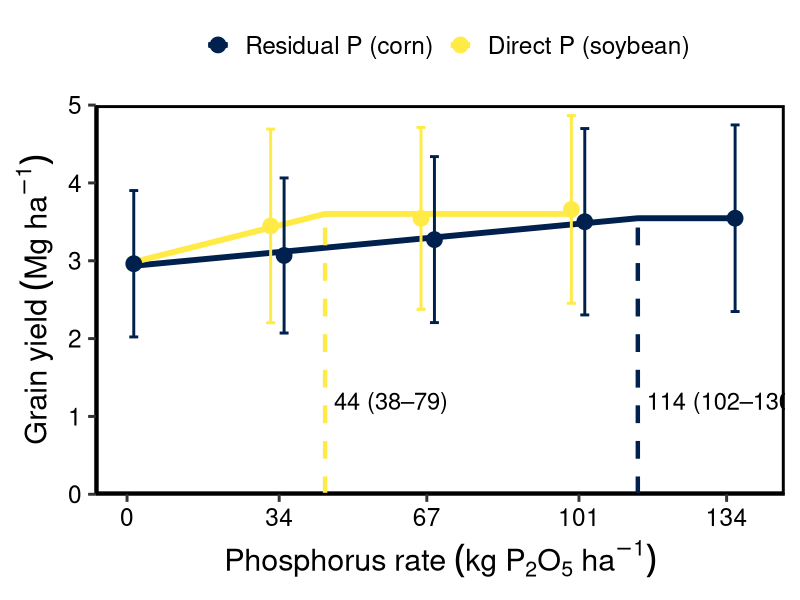

Reproduce this figure in R.
## ---- chunk 1
library(tidyverse)    # Core tidyverse packages
library(readxl)       # read Excel files
library(nlme)         # Non Linear Mix Effects 

## ---- chunk 2
# Import dataset
raw_data <- read_excel("soybean_P_response_dataset.xlsx", sheet = "data")

# Inspect structure
#str(raw_data)
## ---- chunk 3
# Residual P (corn phase): no direct P applied
df_corn_raw <- raw_data %>% 
  filter(P_soy == 0)

# Direct P (soybean phase): no residual P applied
df_soy_raw  <- raw_data %>% 
  filter(P_corn == 0)

# Define a common P variable for modeling
df_corn_raw$P <- df_corn_raw$P_corn
df_soy_raw$P  <- df_soy_raw$P_soy

## ---- chunk 4
nlmm_corn <- nlme(
  yield_mg_ha ~ ifelse(P < xs, a + b*P, a + b*xs),
  data = df_corn_raw,
  fixed = a + b + xs ~ 1,
  random = a ~ 1 | loc_num/rep,
  start = c(a = 3.0, b = 0.01, xs = 100),
  method = "REML"
)

summary(nlmm_corn)

## ---- chunk 5
# Function to extract fixed effects
boot_fun <- function(fit) {
  fixef(fit)
}

# Bootstrap
set.seed(123)

sites <- unique(df_corn_raw$loc_num)
R <- 1000

boot_mat_R <- matrix(NA, nrow = R, ncol = 3)

for (r in 1:R) {
  
  # Sample sites with replacement
  sampled_sites <- sample(sites, size = length(sites), replace = TRUE)
  
  # Build bootstrap dataset (preserve full site structure)
  d <- dplyr::bind_rows(
    lapply(sampled_sites, function(s) {
      df_corn_raw %>% dplyr::filter(loc_num == s)
    })
  )
  
  # Fit model
  fit <- try(
    suppressWarnings(
      nlme(
        yield_mg_ha ~ ifelse(P < xs, a + b*P, a + b*xs),
        data = d,
        fixed = a + b + xs ~ 1,
        random = a ~ 1 | loc_num/rep,
        start = c(a = 3.0, b = 0.01, xs = 100),  # key difference for corn
        method = "REML",
        control = nlmeControl(msMaxIter = 100)
      )
    ),
    silent = TRUE
  )
  
  # Store results if valid
  if (!inherits(fit, "try-error")) {
    vals <- fixef(fit)
    if (all(is.finite(vals))) {
      boot_mat_R[r, ] <- vals
    }
  }
}

# Extract xs (3rd parameter)
xs_vals_R <- boot_mat_R[, 3]
xs_vals_R <- xs_vals_R[!is.na(xs_vals_R)]

# Confidence interval
xs_ci_R <- quantile(xs_vals_R, c(0.025, 0.975))

xs_ci_R

## ---- chunk 6
nlmm_soy <- nlme(
  yield_mg_ha ~ ifelse(P < xs, a + b*P, a + b*xs),
  data = df_soy_raw,
  fixed = a + b + xs ~ 1,
  random = a ~ 1 | loc_num/rep,
  start = c(a = 3.0, b = 0.01, xs = 40),
  method = "REML"
)

summary(nlmm_soy)

## ---- chunk 7
# Function to extract fixed effects
boot_fun <- function(fit) {
  fixef(fit)
}

# Bootstrap
set.seed(123)

sites <- unique(df_soy_raw$loc_num)
R <- 1000

boot_mat <- matrix(NA, nrow = R, ncol = 3)

for (r in 1:R) {
  
  # Sample sites with replacement
  sampled_sites <- sample(sites, size = length(sites), replace = TRUE)
  
  # Build bootstrap dataset (duplicate sites if sampled multiple times)
  d <- dplyr::bind_rows(
    lapply(sampled_sites, function(s) {
      df_soy_raw %>% dplyr::filter(loc_num == s)
    })
  )
  
  # Fit model
  fit <- try(
    suppressWarnings(
      nlme(
        yield_mg_ha ~ ifelse(P < xs, a + b*P, a + b*xs),
        data = d,
        fixed = a + b + xs ~ 1,
        random = a ~ 1 | loc_num/rep,
        start = c(a = 3.0, b = 0.01, xs = 40),
        method = "REML",
        control = nlmeControl(msMaxIter = 100)
      )
    ),
    silent = TRUE
  )
  
  # Store results if valid
  if (!inherits(fit, "try-error")) {
    vals <- fixef(fit)
    if (all(is.finite(vals))) {
      boot_mat[r, ] <- vals
    }
  }
}

# Extract xs (3rd parameter)
xs_vals_D <- boot_mat[, 3]
xs_vals_D <- xs_vals_D[!is.na(xs_vals_D)]

# Confidence interval
xs_ci_D <- quantile(xs_vals_D, c(0.025, 0.975))

xs_ci_D

## ---- chunk 8
# Generate prediction curves

# Prediction grids
new_corn <- data.frame(P = seq(1, 136, by = 1))
new_soy  <- data.frame(P = seq(1, 100, by = 1))

# Population-level predictions
new_corn$y_pred <- predict(nlmm_corn, newdata = new_corn, level = 0)
new_soy$y_pred  <- predict(nlmm_soy,  newdata = new_soy,  level = 0)

# Combine
new_corn$type <- "Corn"
new_soy$type  <- "Soy"

df_pred <- bind_rows(new_corn, new_soy)

## ---- chunk 9
# Compute means and variability

# Residual P
df_obs_corn <- df_corn_raw %>%
  mutate(P = P_corn, type = "Corn") %>%
  group_by(type, P) %>%
  summarise(
    mean_y = mean(yield_mg_ha, na.rm = TRUE),
    sd = sd(yield_mg_ha, na.rm = TRUE),
    n = n(),
    se = sd / sqrt(n),
    .groups = "drop"
  ) %>%
  mutate(
    P_plot = P + 1.5,
    lower_sd = mean_y - sd,
    upper_sd = mean_y + sd
  )

# Direct P
df_obs_soy <- df_soy_raw %>%
  mutate(P = P_soy, type = "Soy") %>%
  group_by(type, P) %>%
  summarise(
    mean_y = mean(yield_mg_ha, na.rm = TRUE),
    sd = sd(yield_mg_ha, na.rm = TRUE),
    n = n(),
    se = sd / sqrt(n),
    .groups = "drop"
  ) %>%
  mutate(
    P_plot = P - 1.5,
    lower_sd = mean_y - sd,
    upper_sd = mean_y + sd
  )

df_obs <- bind_rows(df_obs_corn, df_obs_soy)

## ---- chunk 10
xs_corn <- fixef(nlmm_corn)["xs"]
xs_soy  <- fixef(nlmm_soy)["xs"]

# Breakpoint data (so color maps correctly)
df_breaks <- data.frame(
  type = c("Corn", "Soy"),
  xs   = c(xs_corn, xs_soy),
  xmin = c(xs_ci_R[1], xs_ci_D[1]),
  xmax = c(xs_ci_R[2], xs_ci_D[2]),
  yend = c(3.6, 3.6)
)

# Create label
df_breaks$label <- sprintf(
  "%d (%d–%d)",
  round(df_breaks$xs),
  round(df_breaks$xmin),
  round(df_breaks$xmax)
)

## ---- chunk 11

FigX <- ggplot() +
  
  # Model predictions
  geom_line(data = df_pred,
            aes(P, y_pred, color = type),
            linewidth = 2) +
  
  # Observed means
  geom_point(data = df_obs,
             aes(P_plot, mean_y, color = type),
             size = 5) +
  
  # Variability (SD)
  geom_errorbar(data = df_obs,
                aes(P_plot, ymin = lower_sd, ymax = upper_sd, color = type),
                width = 2,
                linewidth = 1) +
  
  # Breakpoints
  geom_segment(data = df_breaks,
               aes(x = xs, xend = xs, y = 0, yend = yend, color = type),
               linetype = "dashed",
               linewidth = 1.5) +
  
  geom_text(data = df_breaks,
            aes(x = xs + 2, y = 1.2, label = label),
            color = "black",
            size = 6,
            hjust = 0,
            show.legend = FALSE) +
  
  scale_y_continuous(limits = c(0, 5), breaks = seq(0, 5, 1), expand = c(0,0)) +
  scale_x_continuous(limits = c(0, 140), breaks = c(0, 34, 67, 101, 134)) +
  
  scale_color_viridis_d(
    option = "cividis",
    labels = c("Corn" = "Residual P (corn)",
               "Soy"  = "Direct P (soybean)")
  ) +
  
  labs(
    x = expression(Phosphorus~rate~(kg~P[2]*O[5]~ha^-1)),
    y = expression(Grain~yield~(Mg~ha^-1)),
    color = ""
  ) +
  
  theme_classic(base_size = 22) +
  theme(
    axis.text = element_text(color = "black"),
    panel.background = element_rect(color = "black", linewidth = 2),
    legend.key = element_rect(color = "white"),
    legend.position = "top"
  )

FigX 
